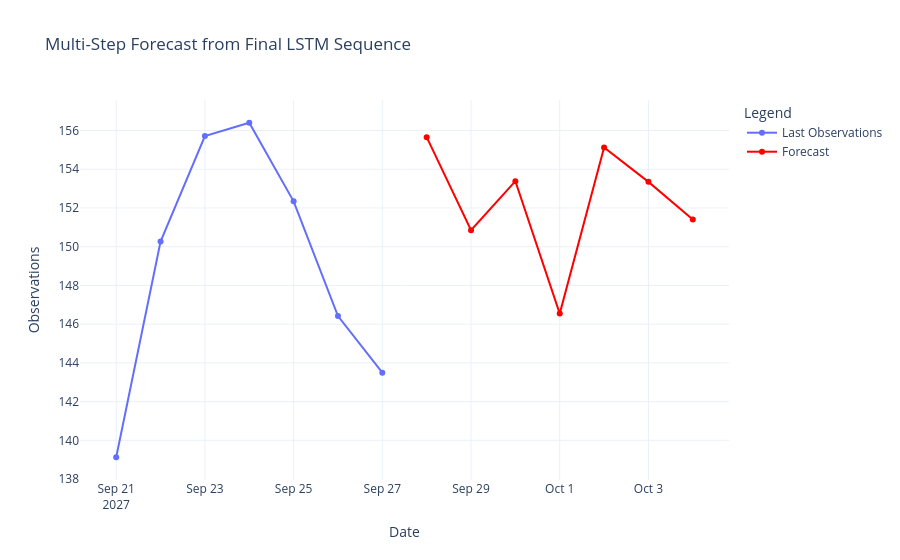

The notebook cell saved with this chart:
### Code cell
# Define last_date as the last date in the DataFrame's index
last_date = df.index[-1]

# Create future date range
future_dates = pd.date_range(start=last_date + pd.Timedelta(days=1), periods=len(future_predictions), freq="D")

# Ensure recent_dates and recent_values lengths match
recent_dates = pd.date_range(end=last_date, periods=7, freq="D")

# actual vs predicted
# Ensure all arrays have the same length
min_length = min(len(recent_dates), len(recent_values.flatten()), len(future_dates), len(future_predictions))

data = pd.DataFrame({
	"recent_dates": recent_dates[-min_length:],  # Trim to match the minimum length
	"recent_values": recent_values.flatten()[-min_length:],  # Trim to match the minimum length
	"future_dates": future_dates[:min_length],  # Trim to match the minimum length
	"future_predictions": future_predictions[:min_length]  # Trim to match the minimum length
})
print(data.head(10))

# Plot
fig = go.Figure()

fig.add_trace(go.Scatter(
    x=recent_dates,
    y=recent_values,
    mode='lines+markers',
    name='Last Observations'
))

fig.add_trace(go.Scatter(
    x=future_dates,
    y=future_predictions,
    mode='lines+markers',
    name='Forecast',
    line=dict(color='red')
))

fig.update_layout(
    title="Multi-Step Forecast from Final LSTM Sequence",
    xaxis_title="Date",
    yaxis_title="Observations",
    legend_title="Legend",
    template="plotly_white"
)

fig.show()

### Figure 1 — Plotly figure (JSON) as saved in the notebook; plotly's stock layout.template omitted (floating-point values rounded to 4 significant figures)
{"data": [{"mode": "lines+markers", "name": "Last Observations", "type": "scatter", "x": ["2027-09-21T00:00:00", "2027-09-22T00:00:00", "2027-09-23T00:00:00", "2027-09-24T00:00:00", "2027-09-25T00:00:00", "2027-09-26T00:00:00", "2027-09-27T00:00:00"], "y": [139.1, 150.3, 155.7, 156.4, 152.3, 146.4, 143.5]}, {"line": {"color": "red"}, "mode": "lines+markers", "name": "Forecast", "type": "scatter", "x": ["2027-09-28T00:00:00", "2027-09-29T00:00:00", "2027-09-30T00:00:00", "2027-10-01T00:00:00", "2027-10-02T00:00:00", "2027-10-03T00:00:00", "2027-10-04T00:00:00"], "y": [155.7, 150.9, 153.4, 146.5, 155.1, 153.3, 151.4]}], "layout": {"legend": {"title": {"text": "Legend"}}, "title": {"text": "Multi-Step Forecast from Final LSTM Sequence"}, "xaxis": {"title": {"text": "Date"}}, "yaxis": {"title": {"text": "Observations"}}}}
